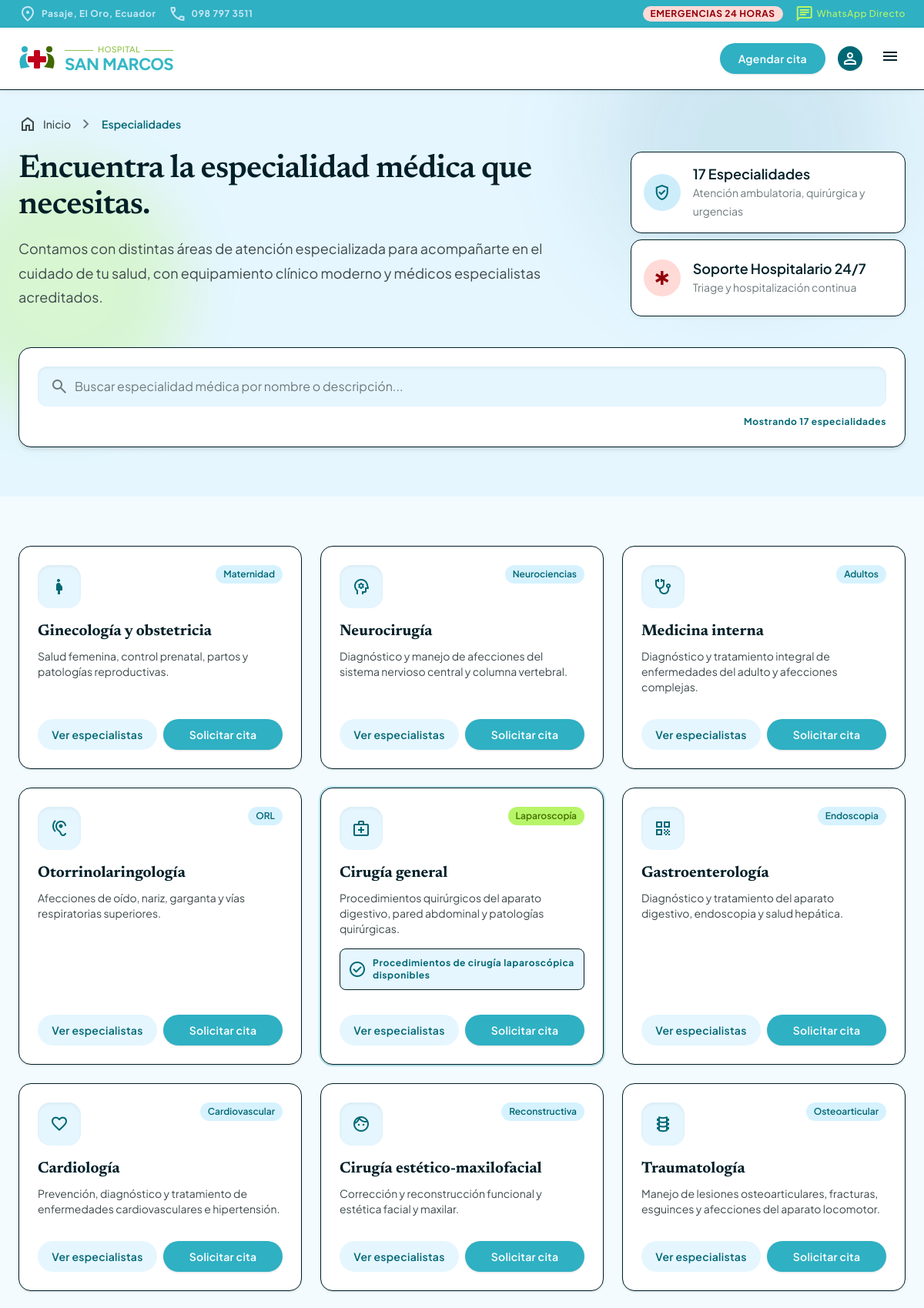
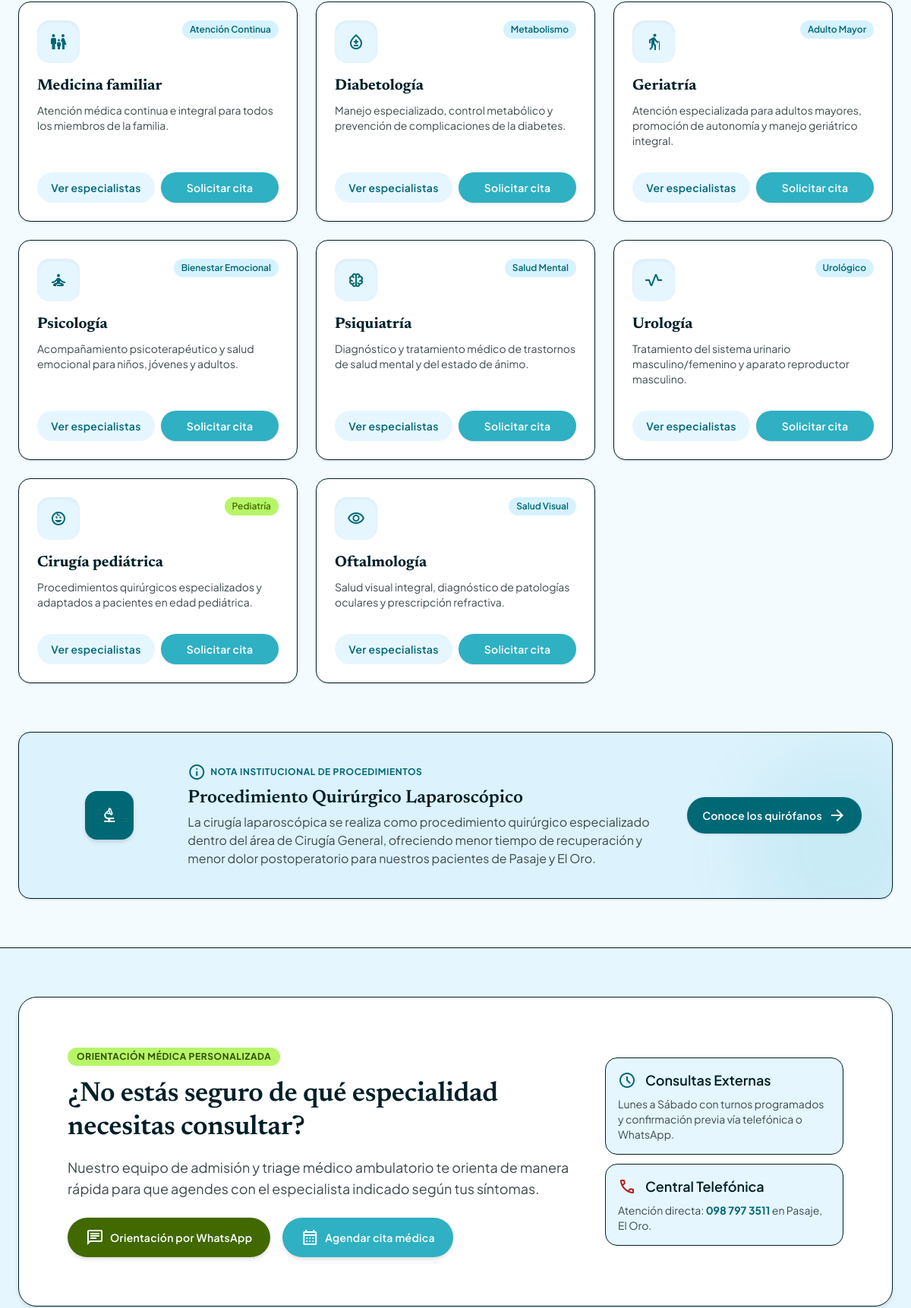
Screenshot of /hospital-san-marcos/especialidades (upper part) with the database file from the repository (2 pictures, top to bottom).
### tables this page shows
CREATE TABLE `especialidades` (
  `id`              INT UNSIGNED NOT NULL AUTO_INCREMENT,
  `slug`            VARCHAR(100) NOT NULL,
  `nombre`          VARCHAR(150) NOT NULL,
  `descripcion`     TEXT NOT NULL,
  `insignia`        VARCHAR(60) NOT NULL,
  `tipo_insignia`   VARCHAR(30) NULL DEFAULT NULL,
  `icono`           VARCHAR(60) NOT NULL,
  `texto_destacado` VARCHAR(255) NULL DEFAULT NULL,
  `orden`           INT UNSIGNED NOT NULL DEFAULT 0,
  `creado_en`       TIMESTAMP NOT NULL DEFAULT CURRENT_TIMESTAMP,
  PRIMARY KEY (`id`),
  UNIQUE KEY `uq_especialidades_slug` (`slug`),
  KEY `idx_especialidades_orden` (`orden`)
);

### views/pages/especialidades.php (the view, shortened to what the rows shown need)
<?php
$specialties      = SpecialtyRepository::getAll();
?>
<div class="hospital-page-hero flex flex-col w-full">
  <div class="relative w-full overflow-hidden bg-surface-container-low pb-space-2xl pt-8">
    <div class="max-w-7xl mx-auto px-gutter relative z-10">
      <div class="hospital-hero-grid grid grid-cols-1 lg:grid-cols-12 gap-space-xl items-start">
        <div class="hospital-hero-copy lg:col-span-8 space-y-space-md">
          <h1 class="hospital-hero-title font-headline-lg text-display text-on-surface leading-tight tracking-tight">
            Encuentra la especialidad médica que necesitas.
          </h1>
        </div>
      </div>
    </div>
  </div>
  <section class="max-w-7xl mx-auto px-gutter py-space-2xl w-full">
    <div id="specialty-grid" class="grid grid-cols-1 md:grid-cols-2 lg:grid-cols-3 gap-space-lg">
      <?php foreach ($specialties as $spec): ?>
        <?php
        $badgeType     = $spec['badgeType'] ?? 'default';
        $highlightText = $spec['highlightText'] ?? null;
        $badgeClasses  = ($badgeType === 'highlight' || $badgeType === 'pediatria')
            ? 'bg-secondary-container text-on-secondary-container font-bold'
            : 'bg-surface-container text-primary';
        ?>
        <article
          data-specialty-card="true"
          data-name="<?= e($spec['name']) ?>"
          data-description="<?= e($spec['description']) ?>"
          class="group flex flex-col justify-between bg-surface-container-lowest p-space-lg rounded-2xl shadow-sm hover:shadow-md transition-all duration-300 border border-outline-variant <?= $highlightText ? 'ring-2 ring-primary-container/30' : '' ?>"
        >
          <div>
            <div class="flex items-start justify-between gap-3 mb-space-md">
              <div class="w-14 h-14 rounded-2xl bg-surface-container-low text-primary flex items-center justify-center group-hover:bg-primary group-hover:text-on-primary transition-colors shadow-inner">
                <span class="material-symbols-outlined text-[30px]"><?= e($spec['icon']) ?></span>
              </div>
              <span class="px-2.5 py-1 rounded-full text-xs font-semibold <?= $badgeClasses ?>">
                <?= e($spec['badge']) ?>
              </span>
            </div>
            <h2 class="font-headline-sm text-title-lg font-bold text-on-surface mb-2">
              <?= e($spec['name']) ?>
            </h2>
            <p class="font-body-md text-body-sm text-on-surface-variant leading-relaxed mb-space-md">
              <?= e($spec['description']) ?>
            </p>
            <?php if ($highlightText): ?>
              <div class="bg-surface-container-low p-2.5 rounded-lg flex items-center gap-2 mb-space-md border border-outline-variant">
                <span class="material-symbols-outlined text-[18px] text-primary shrink-0">
                </span>
                <span class="font-label-sm text-label-sm font-semibold text-primary">
                  <?= e($highlightText) ?>
                </span>
              </div>
            <?php endif; ?>
          </div>
          <div class="pt-space-md mt-auto flex items-center gap-2">
            <a
              href="<?= e(url('/equipo-medico') . '?search=' . rawurlencode($spec['name'])) ?>"
              class="w-1/2 text-center py-2.5 px-3 rounded-full bg-surface-container-low text-primary hover:bg-surface-container font-label-md text-label-md font-semibold transition-colors"
            >
              Ver especialistas
            </a>
            <a
              href="<?= e(url('/agendar-cita')) ?>"
              class="w-1/2 text-center py-2.5 px-3 rounded-full bg-primary-container text-on-primary hover:bg-primary font-label-md text-label-md font-semibold transition-colors shadow-sm"
            >
              Solicitar cita
            </a>
          </div>
        </article>
      <?php endforeach; ?>
    </div>
  </section>
  <section class="w-full bg-surface-container-low py-space-2xl border-t border-outline-variant">
    <div class="max-w-7xl mx-auto px-gutter">
      <div class="bg-surface-container-lowest rounded-3xl p-space-xl md:p-space-2xl shadow-md relative overflow-hidden border border-outline-variant">
        <div class="grid grid-cols-1 lg:grid-cols-12 gap-space-xl items-center">
          <div class="lg:col-span-8 space-y-space-md">
            <h2 class="font-headline-md text-display-mobile md:text-headline-lg text-on-surface leading-tight font-bold">
              ¿No estás seguro de qué especialidad necesitas consultar?
            </h2>
          </div>
        </div>
      </div>
    </div>
  </section>
</div>

### rows the page displays
especialidades: insignia "Maternidad", nombre "Ginecología y obstetricia", descripcion "Salud femenina, control prenatal, partos y patologías reproductivas."
especialidades: insignia "Neurociencias", nombre "Neurocirugía", descripcion "Diagnóstico y manejo de afecciones del sistema nervioso central y columna vertebral."
especialidades: insignia "Adultos", nombre "Medicina interna", descripcion "Diagnóstico y tratamiento integral de enfermedades del adulto y afecciones complejas."
especialidades: insignia "ORL", nombre "Otorrinolaringología", descripcion "Afecciones de oído, nariz, garganta y vías respiratorias superiores."
especialidades: insignia "Laparoscopía", nombre "Cirugía general", descripcion "Procedimientos quirúrgicos del aparato digestivo, pared abdominal y patologías quirúrgicas.", texto_destacado "Procedimientos de cirugía laparoscópica disponibles"
especialidades: insignia "Endoscopia", nombre "Gastroenterología", descripcion "Diagnóstico y tratamiento del aparato digestivo, endoscopia y salud hepática."
especialidades: insignia "Cardiovascular", nombre "Cardiología", descripcion "Prevención, diagnóstico y tratamiento de enfermedades cardiovasculares e hipertensión."
especialidades: insignia "Reconstructiva", nombre "Cirugía estético-maxilofacial", descripcion "Corrección y reconstrucción funcional y estética facial y maxilar."
especialidades: insignia "Osteoarticular", nombre "Traumatología", descripcion "Manejo de lesiones osteoarticulares, fracturas, esguinces y afecciones del aparato locomotor."
especialidades: insignia "Atención Continua", nombre "Medicina familiar", descripcion "Atención médica continua e integral para todos los miembros de la familia."
especialidades: insignia "Metabolismo", nombre "Diabetología", descripcion "Manejo especializado, control metabólico y prevención de complicaciones de la diabetes."
especialidades: insignia "Adulto Mayor", nombre "Geriatría", descripcion "Atención especializada para adultos mayores, promoción de autonomía y manejo geriátrico integral."
especialidades: insignia "Bienestar Emocional", nombre "Psicología", descripcion "Acompañamiento psicoterapéutico y salud emocional para niños, jóvenes y adultos."
especialidades: insignia "Salud Mental", nombre "Psiquiatría", descripcion "Diagnóstico y tratamiento médico de trastornos de salud mental y del estado de ánimo."
especialidades: insignia "Urológico", nombre "Urología", descripcion "Tratamiento del sistema urinario masculino/femenino y aparato reproductor masculino."
especialidades: insignia "Pediatría", nombre "Cirugía pediátrica", descripcion "Procedimientos quirúrgicos especializados y adaptados a pacientes en edad pediátrica."
especialidades: insignia "Salud Visual", nombre "Oftalmología", descripcion "Salud visual integral, diagnóstico de patologías oculares y prescripción refractiva."

### other values shown
$breadcrumbLabel "Especialidades"
$totalSpecialties "17"
